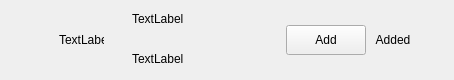
<?xml version="1.0" encoding="UTF-8"?>
<ui version="4.0">
 <class>ApplyFriendItem</class>
 <widget class="QWidget" name="ApplyFriendItem">
  <property name="geometry">
   <rect>
    <x>0</x>
    <y>0</y>
    <width>454</width>
    <height>80</height>
   </rect>
  </property>
  <property name="maximumSize">
   <size>
    <width>16777215</width>
    <height>80</height>
   </size>
  </property>
  <property name="windowTitle">
   <string>Form</string>
  </property>
  <layout class="QHBoxLayout" name="horizontalLayout">
   <property name="spacing">
    <number>6</number>
   </property>
   <property name="leftMargin">
    <number>9</number>
   </property>
   <property name="topMargin">
    <number>0</number>
   </property>
   <property name="rightMargin">
    <number>0</number>
   </property>
   <property name="bottomMargin">
    <number>0</number>
   </property>
   <item>
    <spacer name="horizontalSpacer">
     <property name="orientation">
      <enum>Qt::Horizontal</enum>
     </property>
     <property name="sizeType">
      <enum>QSizePolicy::Fixed</enum>
     </property>
     <property name="sizeHint" stdset="0">
      <size>
       <width>50</width>
       <height>20</height>
      </size>
     </property>
    </spacer>
   </item>
   <item>
    <widget class="QLabel" name="icon_lb">
     <property name="minimumSize">
      <size>
       <width>45</width>
       <height>45</height>
      </size>
     </property>
     <property name="maximumSize">
      <size>
       <width>45</width>
       <height>45</height>
      </size>
     </property>
     <property name="text">
      <string>TextLabel</string>
     </property>
    </widget>
   </item>
   <item>
    <widget class="QWidget" name="widget" native="true">
     <layout class="QHBoxLayout" name="horizontalLayout_2">
      <property name="spacing">
       <number>7</number>
      </property>
      <property name="leftMargin">
       <number>11</number>
      </property>
      <property name="topMargin">
       <number>2</number>
      </property>
      <property name="rightMargin">
       <number>11</number>
      </property>
      <property name="bottomMargin">
       <number>2</number>
      </property>
      <item>
       <widget class="QWidget" name="widget_2" native="true">
        <layout class="QVBoxLayout" name="verticalLayout">
         <property name="spacing">
          <number>10</number>
         </property>
         <property name="leftMargin">
          <number>11</number>
         </property>
         <property name="topMargin">
          <number>2</number>
         </property>
         <property name="rightMargin">
          <number>11</number>
         </property>
         <property name="bottomMargin">
          <number>2</number>
         </property>
         <item>
          <widget class="QLabel" name="user_chat_lb">
           <property name="minimumSize">
            <size>
             <width>100</width>
             <height>30</height>
            </size>
           </property>
           <property name="maximumSize">
            <size>
             <width>200</width>
             <height>30</height>
            </size>
           </property>
           <property name="text">
            <string>TextLabel</string>
           </property>
          </widget>
         </item>
         <item>
          <widget class="QLabel" name="user_name_lb">
           <property name="minimumSize">
            <size>
             <width>100</width>
             <height>30</height>
            </size>
           </property>
           <property name="maximumSize">
            <size>
             <width>200</width>
             <height>30</height>
            </size>
           </property>
           <property name="text">
            <string>TextLabel</string>
           </property>
          </widget>
         </item>
        </layout>
       </widget>
      </item>
      <item>
       <spacer name="horizontalSpacer_3">
        <property name="orientation">
         <enum>Qt::Horizontal</enum>
        </property>
        <property name="sizeHint" stdset="0">
         <size>
          <width>40</width>
          <height>20</height>
         </size>
        </property>
       </spacer>
      </item>
      <item>
       <widget class="ClickedBtn" name="addBtn">
        <property name="minimumSize">
         <size>
          <width>80</width>
          <height>30</height>
         </size>
        </property>
        <property name="maximumSize">
         <size>
          <width>80</width>
          <height>30</height>
         </size>
        </property>
        <property name="text">
         <string>Add</string>
        </property>
       </widget>
      </item>
      <item>
       <widget class="QLabel" name="already_add_lb">
        <property name="minimumSize">
         <size>
          <width>40</width>
          <height>0</height>
         </size>
        </property>
        <property name="text">
         <string>Added</string>
        </property>
        <property name="alignment">
         <set>Qt::AlignCenter</set>
        </property>
       </widget>
      </item>
      <item>
       <spacer name="horizontalSpacer_2">
        <property name="orientation">
         <enum>Qt::Horizontal</enum>
        </property>
        <property name="sizeType">
         <enum>QSizePolicy::Fixed</enum>
        </property>
        <property name="sizeHint" stdset="0">
         <size>
          <width>30</width>
          <height>20</height>
         </size>
        </property>
       </spacer>
      </item>
     </layout>
    </widget>
   </item>
  </layout>
 </widget>
 <customwidgets>
  <customwidget>
   <class>ClickedBtn</class>
   <extends>QPushButton</extends>
   <header location="global">clickedbtn.h</header>
  </customwidget>
 </customwidgets>
 <resources/>
 <connections/>
</ui>
